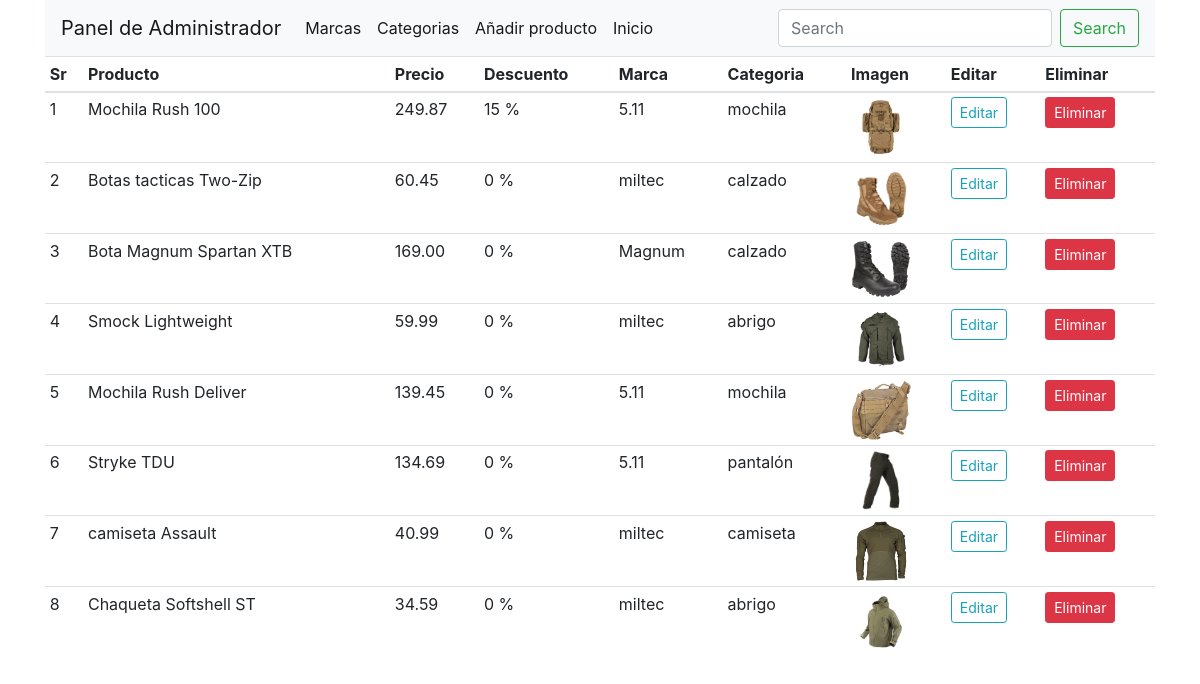
Page /admin (signed in) on the committed database.
### shop/products/models.py (models this page shows, shortened)
class Addproduct(db.Model):  # Añadir producto y caracteristicas a la BBDD
    __searchable__ = ['name', 'desc']
    id = db.Column(db.Integer, primary_key=True)
    name = db.Column(db.String(80), nullable=False)
    price = db.Column(db.Numeric(10, 2), nullable=False)
    discount = db.Column(db.Integer, default=0)
    stock = db.Column(db.Integer, nullable=False)
    colors = db.Column(db.Text, nullable=False)
    description = db.Column(db.Text, nullable=False)
    pub_date = db.Column(db.DateTime, nullable=False, default=datetime.utcnow)
    brand_id = db.Column(db.Integer, db.ForeignKey('brand.id'), nullable=False)
    brand = db.relationship('Brand', backref=db.backref('brands', lazy=True))
    category_id = db.Column(db.Integer, db.ForeignKey('category.id'), nullable=False)
    category = db.relationship('Category', backref=db.backref('posts', lazy=True))
    image_1 = db.Column(db.String(150), nullable=False, default='image.jpg')
    image_2 = db.Column(db.String(150), nullable=False, default='image.jpg')
    image_3 = db.Column(db.String(150), nullable=False, default='image.jpg')

class Brand(db.Model):
    id = db.Column(db.Integer, primary_key=True)
    name = db.Column(db.String, nullable=False, unique=True)
    phone = db.Column(db.String, nullable=True, unique=True)
    email = db.Column(db.String, nullable=True, unique=True)
    address = db.Column(db.String, nullable=True, unique=True)
    CIF = db.Column(db.String, nullable=True, unique=True)
    IVA = db.Column(db.Integer, nullable=True, unique=False)

class Category(db.Model):
    id = db.Column(db.Integer, primary_key=True)
    name = db.Column(db.String, nullable=False, unique=True)

### shop/admin/routes.py (the view)
@app.route("/admin")
def admin():
    if 'email' not in session:
        flash(f'Inicie sesion antes, por favor', 'danger')
        return redirect(url_for('login'))
    products = Addproduct.query.all()
    return render_template('admin/index.html', title='Admin page', products=products)

### shop/templates/admin/index.html
{% extends 'layout.html' %}
{% block content %}
{% include '_messages.html' %}
{% include '/admin/navbar.html' %}
<div class="container">
<table class="table table-sm table-condensed">
         <thead><tr>
         <th>Sr</th>
         <th>Producto</th>
         <th>Precio</th>
         <th>Descuento</th>
         <th>Marca</th>
         <th>Categoria</th>
         <th>Imagen</th>
         <th>Editar</th>
         <th>Eliminar</th>
         </tr>
     </thead>
     <tbody>
     {% for product in products %}
     <tr>
         <td>{{loop.index}}</td>
         <td>{{product.name}}</td>
         <td>{{product.price}}</td>
         <td>{{product.discount}} %</td>
         <td>{{product.brand.name}}</td>
         <td>{{product.category.name}}</td>
         <td><img src="{{url_for('static', filename='images/' + product.image_1) }}" width="60" height="60"></td>
         <td> <a href="{{url_for('updateproduct', id=product.id)}}" class="btn btn-sm btn-outline-info">Editar</a></td>
         <td> <form action="{{url_for('deleteproduct', id=product.id)}}" method="POST">
                                     <button type="submit" class="btn btn-danger btn-sm">Eliminar</button></form></td>
     </tr>
        {% endfor %}
            </tbody>
        </table>
    </div>
{% endblock content %}

### rows in the picture
Addproduct: name "Mochila Rush 100", price "249.87", discount "15", brand.name "5.11", category.name "mochila", image_1 (picture)
Addproduct: name "Botas tacticas Two-Zip", price "60.45", discount "0", brand.name "miltec", category.name "calzado", image_1 (picture)
Addproduct: name "Bota Magnum Spartan XTB", price "169.00", discount "0", brand.name "Magnum", category.name "calzado", image_1 (picture)
Addproduct: name "Smock Lightweight", price "59.99", discount "0", brand.name "miltec", category.name "abrigo", image_1 (picture)
Addproduct: name "Mochila Rush Deliver", price "139.45", discount "0", brand.name "5.11", category.name "mochila", image_1 (picture)
Addproduct: name "Stryke TDU", price "134.69", discount "0", brand.name "5.11", category.name "pantalón", image_1 (picture)
Addproduct: name "camiseta Assault", price "40.99", discount "0", brand.name "miltec", category.name "camiseta", image_1 (picture)
Addproduct: name "Chaqueta Softshell ST", price "34.59", discount "0", brand.name "miltec", category.name "abrigo", image_1 (picture)
